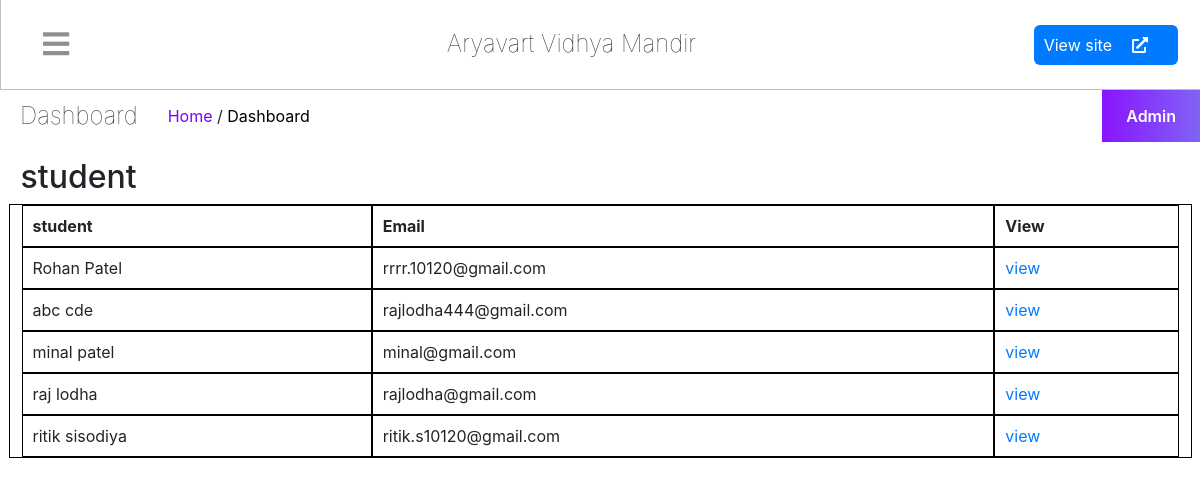
Screenshot of /staff/info/primary-school/ (signed in) with the database file from the repository.
### schoolmain/models.py (models this page shows)
class schoolifo(models.Model):
    icon = models.ImageField(upload_to = 'schoolinfo')
    name = models.CharField(max_length=500)
    address = models.CharField(max_length=500)
    phone = models.CharField(max_length=15)
    phone2 = models.CharField(max_length=15)
    email = models.CharField(max_length=25)

### student/models.py (models this page shows, shortened)
class studentregister(models.Model):
    user  = models.ForeignKey(User,on_delete=models.CASCADE)
    Father_name = models.CharField(max_length = 25)
    Mother_name = models.CharField(max_length = 25)
    schooler_no = models.CharField(max_length = 25)
    gender = models.ForeignKey(gender,on_delete=models.CASCADE)
    dob = models.DateField()
    cast = models.CharField(max_length=20)
    addmission_date  =models.DateField()
    standard = models.ForeignKey(standard,on_delete=models.CASCADE)
    ssmid  =models.CharField(max_length=20)
    addhar_no  =models.CharField(max_length=20)
    address = models.CharField(max_length=100)
    permanent_address = models.CharField(max_length=100)
    account_no = models.CharField(max_length=20)
    IFSC = models.CharField(max_length=20)
    TC = models.FileField(upload_to="certificate",blank=True)
    castcertificate = models.FileField(upload_to='certificate',blank=True)
    status = models.BooleanField(default=False)
    phonestatus = models.BooleanField(default=False)

### staff/views.py (the view, shortened to what this page needs)
# urls.py: path('info/<slug:std>/',views.studentinfo,name='studentinfo'),
def studentinfo(request,std=None):
    studentlist = studentregister.objects.all().order_by('user__first_name')
    res = {
        'student':studentlist
    }
    return render(request,'staff/studentinfo.html',res)

### myapp/context_processors.py (called while the page is built)
def alltimefunc(request):
    info = schoolifo.objects.all()[0]
    return {'schoolinfo':info}

### myapp/views.py (called while the page is built)
def checkuser(request):
    user= None
    userob= None
    if staffregister.objects.filter(user = request.user.id).exists():
        userob = staffregister.objects.filter(user = request.user.id)[0]
        user = 'staff'
    if studentregister.objects.filter(user = request.user.id).exists():
        userob = studentregister.objects.filter(user = request.user.id)[0]
        user = 'student'
    if user is None and userob is None:
        logout(request)
        return redirect('index')
    return [user,userob]

### staff/templates/staff/studentinfo.html (shortened to what this page needs)
{% extends 'staff/basic.html' %}
{% block table %}
{% if student %}
<h2>student</h2>
<table>
    <tr>
        <th>student</th>
        <th>Email</th>
        <th>View</th>
    </tr>
    {% for row in student %}
    <tr>
        <td>{{row.user.first_name}} {{row.user.last_name}}</td>
        <td>{{row.user.email}}</td>
        <td><a href="/staff/student/?student={{row.user.first_name}} {{row.user.last_name}}&id={{row.id}}">view</a></td>
    </tr>
    {% endfor %}
</table>
{% endif %}
{% endblock %}

### staff/templates/staff/basic.html (shortened to what this page needs)
<!DOCTYPE html>
<html lang="en">
{% load static %}
<head>
    <link rel="stylesheet" href="https://cdnjs.cloudflare.com/ajax/libs/font-awesome/5.15.3/css/all.min.css"
 />
    <link href="https://cdn.jsdelivr.net/npm/bootstrap@5.0.2/dist/css/bootstrap.min.css" rel="stylesheet"
>
    <link rel="stylesheet" href="{% static 'dashboard/css/dashboard.css' %}">
  <link rel="stylesheet" href="/static/dist/css/adminlte.min.css">
<link rel="stylesheet" type="text/css" href="https://cdn.datatables.net/1.11.1/css/jquery.dataTables.css">
</head>
<body>
    <div class="{% if request.session.nav %}{{request.session.nav}}{% else %}main{% endif %}" id="mainsidebar">
       {% include 'staff/sidebar_template.html' with user=user id=id %}
        <div class="main-display">
            <div class="main-child">
                <div class="controls">
                    <div class="toggler"  onclick = "Updatenav(this)">
                        <i class="toggler-ico"></i>
                    </div>
                    <div class="second"><div class="left"><h3>{{schoolinfo.name}}</h3></div></div>
                    <div class="right">
                        <div class="view-site">
                            <a href="{% url 'index' %}">View site <i class="fa fa-external-link-alt"></i></a>
                        </div>
                    </div>
                </div>
                <div class="second">
                    <div class="left">
                        <h3>Dashboard</h3>
                        <div class="location"><a href="#"><span>Home</span></a> / <a href="#">Dashboard</a> </div>
                    </div>
                    <div class="right">
                        <div class="admin-settings">
                            <a href="#">Admin</a>
                        </div>
                    </div>
                </div>
                <div class="third mx-3 my-3">
                  <div class="row">
                {% block table %}
                {% endblock %}
                </div>
                </div>
                </div>
            </div>
        </div>
    <link rel="stylesheet" type="text/css" href="https://cdn.datatables.net/1.11.1/css/jquery.dataTables.css">
</body>
</html>

### myapp/static/dashboard/css/dashboard.css (style rules this page uses)
* { margin: 0; padding: 0; box-sizing: border-box; }
a { text-decoration: none!important; }
html, body { overflow: hidden; }
.main { display: flex; overflow-y: hidden; }
.main-display { height: 100vh; }
.main-display .main-child { position: fixed; width: 100%; transition: 0.4s; height: 100%; }
.main-display .controls .toggler-ico::before { font-family: "Font Awesome 5 Free"; font-weight: 900; content: "\f0c9"; font-style: normal; }
.main-display .controls .toggler { cursor: pointer; transition: 0.4s; }
.main-display .main-child .controls { display: flex; width: 100%; padding: 22px; justify-content: space-between; border-bottom: 1px solid #00000040; border-left: 1px solid #00000040; }
.main-display .main-child .controls i { font-size: 30px; margin: 0 20px; color: #00000070; }
.main-display .main-child .controls .right { display: flex; }
.main-display .main-child .controls .view-site { display: flex; align-items: center; }
.main-display .main-child .controls .view-site a { background: #007bff; color: #fff; font-size: 16px; height: 30px; display: flex; justify-content: space-around; align-items: center; padding: 20px 10px; text-decoration: none; border-radius: 6px; }
.main-display .main-child .controls .view-site a i { color: #fff; font-size: 16px; }
.main-display .main-child .controls .full-screen, .main-display .main-child .controls .toggler { justify-content: center; align-items: center; display: flex; }
.main-display .second { display: flex; justify-content: space-between; }
.main-display .second h3 { font-size: 24px; font-weight: lighter; margin: 0; }
.main-display .second .left { display: flex; justify-content: center; align-items: center; line-height: 25px; padding-left: 20px; }
.main-display .second .left .location { line-height: 25px; margin-left: 30px; }
.main-display .second .location a { color: #000; }
.main-display .second .location a span { color: #7801ff; }
.main-display .second .right .admin-settings { padding: 14px 24px; z-index: 99; }
.main-display .second .right .admin-settings { position: relative; }
.main-display .second .right .admin-settings { display: block; background: linear-gradient(to right, #8914fe 0%, #8063f5 100%); }
.main-display .second .right a { display: block; font-weight: 600; color: #fff; }
.main-child { overflow-y: scroll; }

### staff/templates/staff/studentinfo.html (style rules this page uses)
table, th, td { border: 1px solid black; border-collapse: collapse; }

### rows the page displays
schoolifo: name "Aryavart Vidhya Mandir"
studentregister: user.first_name "Rohan", user.last_name "Patel", user.email "rrrr.10120@gmail.com"
studentregister: user.first_name "abc", user.last_name "cde", user.email "rajlodha444@gmail.com"
studentregister: user.first_name "minal", user.last_name "patel", user.email "minal@gmail.com"
studentregister: user.first_name "raj", user.last_name "lodha", user.email "rajlodha@gmail.com"
studentregister: user.first_name "ritik", user.last_name "sisodiya", user.email "ritik.s10120@gmail.com"
